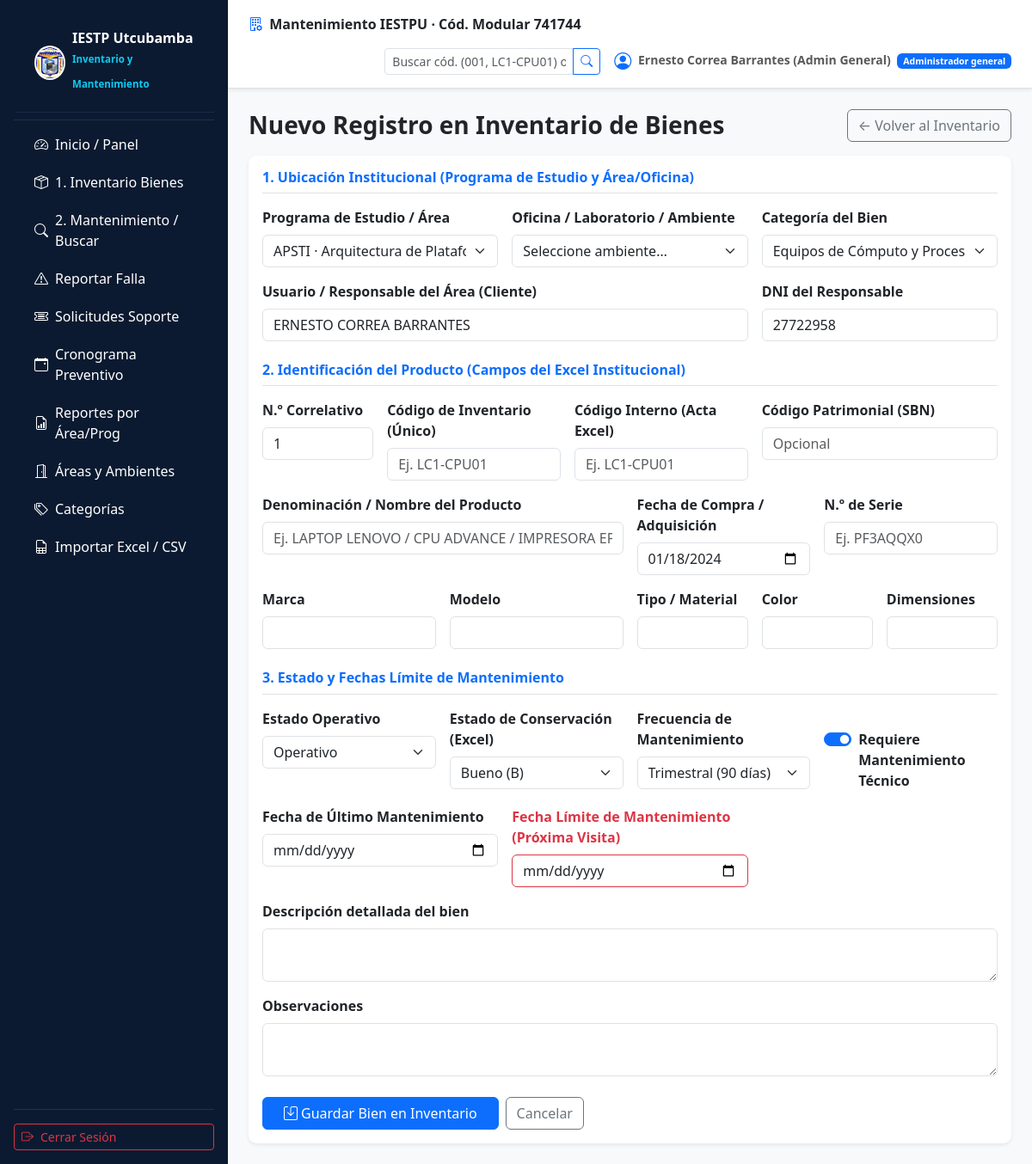
Page /admin/equipo_form.php (signed in) on the committed database.
### tables this page shows
CREATE TABLE usuarios (
  id               INT UNSIGNED NOT NULL AUTO_INCREMENT,
  rol_id           TINYINT UNSIGNED NOT NULL,
  dni              CHAR(8)      NULL,
  nombres          VARCHAR(100) NOT NULL,
  apellidos        VARCHAR(100) NOT NULL,
  correo           VARCHAR(150) NOT NULL,
  telefono         VARCHAR(20)  NULL,
  password_hash    VARCHAR(255) NOT NULL,           
  debe_cambiar_clave TINYINT(1) NOT NULL DEFAULT 1,
  intentos_fallidos TINYINT UNSIGNED NOT NULL DEFAULT 0,
  bloqueado_hasta  DATETIME     NULL,
  ultimo_acceso    DATETIME     NULL,
  activo           TINYINT(1)   NOT NULL DEFAULT 1,
  creado_en        DATETIME     NOT NULL DEFAULT CURRENT_TIMESTAMP,
  actualizado_en   DATETIME     NOT NULL DEFAULT CURRENT_TIMESTAMP ON UPDATE CURRENT_TIMESTAMP,
  PRIMARY KEY (id),
  UNIQUE KEY uq_usuarios_correo (correo),
  UNIQUE KEY uq_usuarios_dni (dni),
  KEY ix_usuarios_rol (rol_id),
  CONSTRAINT fk_usuarios_rol FOREIGN KEY (rol_id) REFERENCES roles(id)
);

CREATE TABLE roles (
  id            TINYINT UNSIGNED NOT NULL AUTO_INCREMENT,
  codigo        VARCHAR(30)  NOT NULL,             
  nombre        VARCHAR(80)  NOT NULL,
  descripcion   VARCHAR(255) NULL,
  PRIMARY KEY (id),
  UNIQUE KEY uq_roles_codigo (codigo)
);

### public/admin/equipo_form.php (the view, shortened to what the rows shown need)
<?php
require dirname(__DIR__, 2) . '/includes/layout.php';
$u = requiere_rol('admin_general', 'admin_programa', 'tecnico');
$eq = false;
cabecera($eq ? 'Editar Bien del Inventario' : 'Registrar Bien en el Inventario', $u);
?>
<div class="d-flex justify-content-between align-items-center mb-3">
  <h1 class="h3 fw-bold mb-0"><?= $eq ? 'Editar Bien del Inventario' : 'Nuevo Registro en Inventario de Bienes' ?></h1>
</div>
<form method="post" class="card card-body shadow-sm border-0">
  <h2 class="h6 fw-bold text-primary border-bottom pb-2 mb-3">1. Ubicación Institucional (Programa de Estudio y Área/Oficina)</h2>
  <h2 class="h6 fw-bold text-primary border-bottom pb-2 mb-3">2. Identificación del Producto (Campos del Excel Institucional)</h2>
  <h2 class="h6 fw-bold text-primary border-bottom pb-2 mb-3">3. Estado y Fechas Límite de Mantenimiento</h2>
</form>
<?php pie();

### includes/layout.php (shortened to what the rows shown need)
<?php
function menu_para_rol(string $rol): array
{
    $m = ['Inicio / Panel' => ['ruta' => 'index.php', 'icono' => 'bi-speedometer2']];
    if ($rol === 'docente') {
        $m['Buscador de Bienes']    = ['ruta' => 'admin/buscar_equipo.php', 'icono' => 'bi-search'];
        $m['Reportar Falla']        = ['ruta' => 'docente/reportar.php', 'icono' => 'bi-exclamation-triangle'];
        $m['Mis Solicitudes']       = ['ruta' => 'docente/mis_solicitudes.php', 'icono' => 'bi-list-check'];
        $m['Cronograma Preventivo'] = ['ruta' => 'admin/cronograma.php', 'icono' => 'bi-calendar-event'];
    } else {
        $m['1. Inventario Bienes']  = ['ruta' => 'admin/equipos.php', 'icono' => 'bi-box-seam'];
        $m['2. Mantenimiento / Buscar'] = ['ruta' => 'admin/buscar_equipo.php', 'icono' => 'bi-search'];
        $m['Reportar Falla']        = ['ruta' => 'docente/reportar.php', 'icono' => 'bi-exclamation-triangle'];
        $m['Solicitudes Soporte']   = ['ruta' => 'admin/solicitudes.php', 'icono' => 'bi-ticket-detailed'];
        $m['Cronograma Preventivo'] = ['ruta' => 'admin/cronograma.php', 'icono' => 'bi-calendar-event'];
        $m['Reportes por Área/Prog']= ['ruta' => 'admin/reportes.php', 'icono' => 'bi-file-earmark-bar-graph'];
        $m['Áreas y Ambientes']     = ['ruta' => 'admin/ambientes.php', 'icono' => 'bi-door-open'];
        $m['Categorías']            = ['ruta' => 'admin/categorias.php', 'icono' => 'bi-tags'];
        $m['Importar Excel / CSV']  = ['ruta' => 'admin/importar_inventario.php', 'icono' => 'bi-file-earmark-spreadsheet'];
    }
    return $m;
}
function cabecera(string $titulo, ?array $u = null): void
{
    $app = $GLOBALS['CFG']['app']['nombre'];
    $pagina_actual = basename($_SERVER['SCRIPT_NAME']);
    ?>
<!doctype html>
<html lang="es">
<head>
  <link href="https://cdn.jsdelivr.net/npm/bootstrap@5.3.3/dist/css/bootstrap.min.css" rel="stylesheet">
  <link rel="stylesheet" href="https://cdn.jsdelivr.net/npm/bootstrap-icons@1.11.1/font/bootstrap-icons.css">
  <link href="<?= e(url('assets/css/app.css')) ?>" rel="stylesheet">
</head>
<body class="bg-light">
<?php if ($u): ?>
<div class="d-flex">
  <aside class="sidebar d-none d-md-flex flex-column flex-shrink-0 p-3 text-white" style="width: 265px;">
    <a href="<?= e(url('index.php')) ?>" class="d-flex align-items-center mb-3 mb-md-0 me-md-auto text-white text-decoration-none gap-2 brand">
      <img src="<?= e(url('assets/img/logo-iestp.png')) ?>" alt="Logo" style="width: 40px; height: 40px; border-radius: 50%; background: white; padding: 2px;">
      <div>
        <div class="fs-6 fw-bold lh-1">IESTP Utcubamba</div>
        <small class="text-info" style="font-size: 0.72rem;">Inventario y Mantenimiento</small>
      </div>
    </a>
    <hr class="text-secondary my-2">
    <ul class="nav nav-pills flex-column mb-auto gap-1">
      <?php foreach (menu_para_rol($u['rol']) as $txt => $item): ?>
        <li class="nav-item">
          <a href="<?= e(url($item['ruta'])) ?>" class="nav-link text-white d-flex align-items-center gap-2 py-2 <?= $pagina_actual === basename($item['ruta']) ? 'active' : '' ?>">
            <i class="bi <?= e($item['icono']) ?>"></i>
            <span><?= e($txt) ?></span>
          </a>
        </li>
      <?php endforeach; ?>
    </ul>
    <hr class="text-secondary">
    <form method="post" action="<?= e(url('logout.php')) ?>">
      <button class="btn btn-outline-danger btn-sm w-100 text-start d-flex align-items-center gap-2" type="submit">
        <i class="bi bi-box-arrow-right"></i> Cerrar Sesión
      </button>
    </form>
  </aside>
  <div class="flex-grow-1 min-vh-100 d-flex flex-column">
    <nav class="navbar navbar-light bg-white border-bottom px-4 py-2 shadow-sm no-print">
      <div class="container-fluid px-0">
        <span class="navbar-text fw-bold text-dark d-none d-md-block">
          <i class="bi bi-building-gear text-primary me-1"></i> <?= e($app) ?> · Cód. Modular 741744
        </span>
        <div class="d-flex align-items-center gap-3 ms-auto">
          <form method="get" action="<?= e(url('admin/buscar_equipo.php')) ?>" class="d-none d-lg-flex">
            <div class="input-group input-group-sm">
              <input class="form-control" name="q" placeholder="Buscar cód. (001, LC1-CPU01) o serie…">
              <button class="btn btn-outline-primary" type="submit"><i class="bi bi-search"></i></button>
            </div>
          </form>
          <span class="navbar-text small">
            <i class="bi bi-person-circle fs-5 align-middle me-1 text-primary"></i>
            <strong><?= e($u['nombres'] . ' ' . $u['apellidos']) ?></strong>
            <span class="badge bg-primary ms-1"><?= e($u['rol_nombre']) ?></span>
          </span>
        </div>
      </div>
    </nav>
    <main class="container-fluid py-4 px-4 flex-grow-1">
<?php else: ?>
    <main class="container py-4">
<?php endif; ?>
<?php
}
function pie(): void
{
    ?>
    </main>
<?php if (isset($_SESSION['uid'])): ?>
  </div>
</div>
<?php endif; ?>
</body>
</html>
<?php
}

### rows in the picture
usuarios: nombres+apellidos "Ernesto Correa Barrantes (Admin General)", rol.nombre "Administrador general"

### other values in the picture
$txt "Inicio / Panel"
$txt "1. Inventario Bienes"
$txt "2. Mantenimiento / Buscar"
$txt "Reportar Falla"
$txt "Solicitudes Soporte"
$txt "Cronograma Preventivo"
$txt "Reportes por Área/Prog"
$txt "Áreas y Ambientes"
$txt "Categorías"
$txt "Importar Excel / CSV"
$app "Mantenimiento IESTPU"
form field programa_id "APSTI · Arquitectura de Plataformas y Servicios de Tecnologías de la Información"
form field categoria_id "Equipos de Cómputo y Procesamiento"
form field estado "Operativo"
form field estado_conservacion "Bueno (B)"
